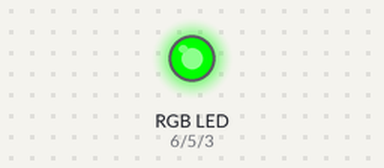
This sketch was run on a simulated Arduino Uno, built with avr-gcc and run on an emulated ATmega328P. On the bench: an RGB LED mixed from three pins (HIGH = lit).

Above: at 0.05 s.
At 5.95 s:
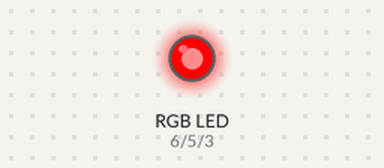
Timing chart, 0 to 7.8 s (numbered marks = the images above):
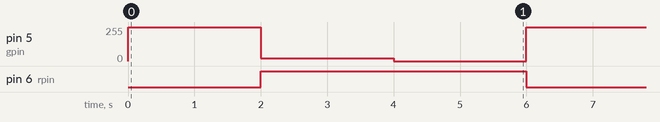

The sketch:

rgbLed.ino
```cpp
//RGB Led
const int rpin=6;
const int gpin=5;
const int bpin=3;


void setup() {

  pinMode(rpin, OUTPUT);
  pinMode(gpin, OUTPUT);
  pinMode(bpin, OUTPUT);
}

void loop() {
  //GREEN
  analogWrite(rpin,0);
  analogWrite(gpin,255);
  analogWrite(bpin,0);
  delay(2000);
  //ORANGE
  analogWrite(rpin,255);
  analogWrite(gpin,20);
  analogWrite(bpin,0);

  delay(2000);
  //RED
  analogWrite(rpin,255);
  analogWrite(gpin,0);
  analogWrite(bpin,0);
  delay(2000);

}
```

Measured:
- by itself, pin 5 (gpin): repeats every 6.0 s: 20/255 2.0 s, 0/255 2.0 s, 255/255 2.0 s
- by itself, pin 6 (rpin): alternates HIGH for 4.0 s and LOW for 2.0 s
